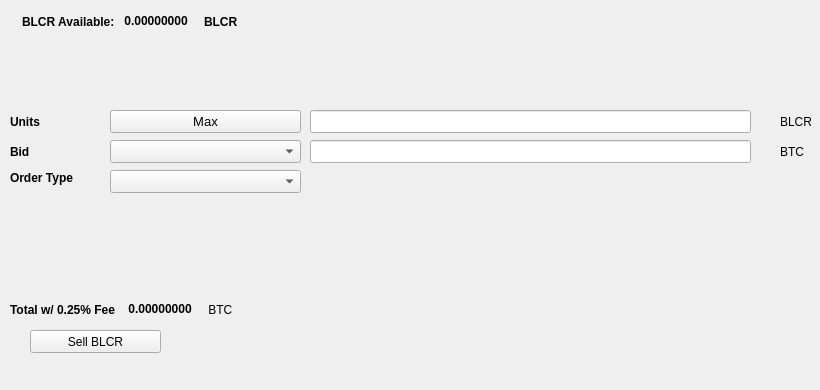
   <widget class="QWidget" name="SellTab">
    <attribute name="title">
     <string>Sell</string>
    </attribute>
    <widget class="QLabel" name="label_16">
     <property name="geometry">
      <rect>
       <x>780</x>
       <y>140</y>
       <width>31</width>
       <height>23</height>
      </rect>
     </property>
     <property name="text">
      <string>BTC</string>
     </property>
    </widget>
    <widget class="QComboBox" name="SellBidcomboBox">
     <property name="geometry">
      <rect>
       <x>110</x>
       <y>140</y>
       <width>191</width>
       <height>23</height>
      </rect>
     </property>
     <property name="font">
      <font>
       <pointsize>10</pointsize>
      </font>
     </property>
    </widget>
    <widget class="QLabel" name="label_18">
     <property name="geometry">
      <rect>
       <x>10</x>
       <y>110</y>
       <width>46</width>
       <height>23</height>
      </rect>
     </property>
     <property name="font">
      <font>
       <weight>75</weight>
       <bold>true</bold>
      </font>
     </property>
     <property name="text">
      <string>Units</string>
     </property>
    </widget>
    <widget class="QPushButton" name="Sell_Max_Amount">
     <property name="geometry">
      <rect>
       <x>110</x>
       <y>110</y>
       <width>191</width>
       <height>23</height>
      </rect>
     </property>
     <property name="font">
      <font>
       <pointsize>10</pointsize>
      </font>
     </property>
     <property name="text">
      <string>Max</string>
     </property>
    </widget>
    <widget class="QLabel" name="label_20">
     <property name="geometry">
      <rect>
       <x>10</x>
       <y>170</y>
       <width>91</width>
       <height>16</height>
      </rect>
     </property>
     <property name="font">
      <font>
       <weight>75</weight>
       <bold>true</bold>
      </font>
     </property>
     <property name="text">
      <string>Order Type</string>
     </property>
    </widget>
    <widget class="QComboBox" name="SellOrdertypeCombo">
     <property name="geometry">
      <rect>
       <x>110</x>
       <y>170</y>
       <width>191</width>
       <height>23</height>
      </rect>
     </property>
     <property name="font">
      <font>
       <pointsize>10</pointsize>
      </font>
     </property>
    </widget>
    <widget class="QLabel" name="label_21">
     <property name="geometry">
      <rect>
       <x>10</x>
       <y>140</y>
       <width>46</width>
       <height>23</height>
      </rect>
     </property>
     <property name="font">
      <font>
       <weight>75</weight>
       <bold>true</bold>
      </font>
     </property>
     <property name="text">
      <string>Bid</string>
     </property>
    </widget>
    <widget class="QLabel" name="label_22">
     <property name="geometry">
      <rect>
       <x>780</x>
       <y>110</y>
       <width>31</width>
       <height>23</height>
      </rect>
     </property>
     <property name="text">
      <string>BLCR</string>
     </property>
    </widget>
    <widget class="QLineEdit" name="UnitsInputBLCR">
     <property name="geometry">
      <rect>
       <x>310</x>
       <y>110</y>
       <width>441</width>
       <height>23</height>
      </rect>
     </property>
     <property name="font">
      <font>
       <pointsize>9</pointsize>
       <weight>75</weight>
       <bold>true</bold>
      </font>
     </property>
    </widget>
    <widget class="QLineEdit" name="SellBidPriceEdit">
     <property name="geometry">
      <rect>
       <x>310</x>
       <y>140</y>
       <width>441</width>
       <height>23</height>
      </rect>
     </property>
     <property name="font">
      <font>
       <pointsize>9</pointsize>
       <weight>75</weight>
       <bold>true</bold>
      </font>
     </property>
    </widget>
    <widget class="QPushButton" name="SellBLCRBTN">
     <property name="geometry">
      <rect>
       <x>30</x>
       <y>330</y>
       <width>131</width>
       <height>23</height>
      </rect>
     </property>
     <property name="text">
      <string>Sell BLCR</string>
     </property>
     <property name="icon">
      <iconset resource="../blacercoin">
       <normaloff>:/icons/bitcoin</normaloff>:/icons/bitcoin</iconset>
     </property>
    </widget>
    <widget class="QWidget" name="layoutWidget3">
     <property name="geometry">
      <rect>
       <x>22</x>
       <y>12</y>
       <width>258</width>
       <height>19</height>
      </rect>
     </property>
     <layout class="QHBoxLayout" name="horizontalLayout">
      <item>
       <widget class="QLabel" name="label232_2">
        <property name="font">
         <font>
          <weight>75</weight>
          <bold>true</bold>
         </font>
        </property>
        <property name="text">
         <string>BLCR Available:</string>
        </property>
       </widget>
      </item>
      <item>
       <widget class="QLabel" name="BLCRAvailableLabel">
        <property name="palette">
         <palette>
          <active>
           <colorrole role="WindowText">
            <brush brushstyle="SolidPattern">
             <color alpha="255">
              <red>0</red>
              <green>0</green>
              <blue>0</blue>
             </color>
            </brush>
           </colorrole>
           <colorrole role="Button">
            <brush brushstyle="SolidPattern">
             <color alpha="255">
              <red>0</red>
              <green>170</green>
              <blue>0</blue>
             </color>
            </brush>
           </colorrole>
           <colorrole role="Light">
            <brush brushstyle="SolidPattern">
             <color alpha="255">
              <red>0</red>
              <green>255</green>
              <blue>0</blue>
             </color>
            </brush>
           </colorrole>
           <colorrole role="Midlight">
            <brush brushstyle="SolidPattern">
             <color alpha="255">
              <red>0</red>
              <green>212</green>
              <blue>0</blue>
             </color>
            </brush>
           </colorrole>
           <colorrole role="Dark">
            <brush brushstyle="SolidPattern">
             <color alpha="255">
              <red>0</red>
              <green>85</green>
              <blue>0</blue>
             </color>
            </brush>
           </colorrole>
           <colorrole role="Mid">
            <brush brushstyle="SolidPattern">
             <color alpha="255">
              <red>0</red>
              <green>113</green>
              <blue>0</blue>
             </color>
            </brush>
           </colorrole>
           <colorrole role="Text">
            <brush brushstyle="SolidPattern">
             <color alpha="255">
              <red>0</red>
              <green>170</green>
              <blue>0</blue>
             </color>
            </brush>
           </colorrole>
           <colorrole role="BrightText">
            <brush brushstyle="SolidPattern">
             <color alpha="255">
              <red>255</red>
              <green>255</green>
              <blue>255</blue>
             </color>
            </brush>
           </colorrole>
           <colorrole role="ButtonText">
            <brush brushstyle="SolidPattern">
             <color alpha="255">
              <red>0</red>
              <green>0</green>
              <blue>0</blue>
             </color>
            </brush>
           </colorrole>
           <colorrole role="Base">
            <brush brushstyle="SolidPattern">
             <color alpha="255">
              <red>255</red>
              <green>255</green>
              <blue>255</blue>
             </color>
            </brush>
           </colorrole>
           <colorrole role="Window">
            <brush brushstyle="SolidPattern">
             <color alpha="255">
              <red>0</red>
              <green>170</green>
              <blue>0</blue>
             </color>
            </brush>
           </colorrole>
           <colorrole role="Shadow">
            <brush brushstyle="SolidPattern">
             <color alpha="255">
              <red>0</red>
              <green>0</green>
              <blue>0</blue>
             </color>
            </brush>
           </colorrole>
           <colorrole role="AlternateBase">
            <brush brushstyle="SolidPattern">
             <color alpha="255">
              <red>127</red>
              <green>212</green>
              <blue>127</blue>
             </color>
            </brush>
           </colorrole>
           <colorrole role="ToolTipBase">
            <brush brushstyle="SolidPattern">
             <color alpha="255">
              <red>255</red>
              <green>255</green>
              <blue>220</blue>
             </color>
            </brush>
           </colorrole>
           <colorrole role="ToolTipText">
            <brush brushstyle="SolidPattern">
             <color alpha="255">
              <red>0</red>
              <green>0</green>
              <blue>0</blue>
             </color>
            </brush>
           </colorrole>
          </active>
          <inactive>
           <colorrole role="WindowText">
            <brush brushstyle="SolidPattern">
             <color alpha="255">
              <red>0</red>
              <green>0</green>
              <blue>0</blue>
             </color>
            </brush>
           </colorrole>
           <colorrole role="Button">
            <brush brushstyle="SolidPattern">
             <color alpha="255">
              <red>0</red>
              <green>170</green>
              <blue>0</blue>
             </color>
            </brush>
           </colorrole>
           <colorrole role="Light">
            <brush brushstyle="SolidPattern">
             <color alpha="255">
              <red>0</red>
              <green>255</green>
              <blue>0</blue>
             </color>
            </brush>
           </colorrole>
           <colorrole role="Midlight">
            <brush brushstyle="SolidPattern">
             <color alpha="255">
              <red>0</red>
              <green>212</green>
              <blue>0</blue>
             </color>
            </brush>
           </colorrole>
           <colorrole role="Dark">
            <brush brushstyle="SolidPattern">
             <color alpha="255">
              <red>0</red>
              <green>85</green>
              <blue>0</blue>
             </color>
            </brush>
           </colorrole>
           <colorrole role="Mid">
            <brush brushstyle="SolidPattern">
             <color alpha="255">
              <red>0</red>
              <green>113</green>
              <blue>0</blue>
             </color>
            </brush>
           </colorrole>
           <colorrole role="Text">
            <brush brushstyle="SolidPattern">
             <color alpha="255">
              <red>0</red>
              <green>170</green>
              <blue>0</blue>
             </color>
            </brush>
           </colorrole>
           <colorrole role="BrightText">
            <brush brushstyle="SolidPattern">
             <color alpha="255">
              <red>255</red>
              <green>255</green>
              <blue>255</blue>
             </color>
            </brush>
           </colorrole>
           <colorrole role="ButtonText">
            <brush brushstyle="SolidPattern">
             <color alpha="255">
              <red>0</red>
              <green>0</green>
              <blue>0</blue>
             </color>
            </brush>
           </colorrole>
           <colorrole role="Base">
            <brush brushstyle="SolidPattern">
             <color alpha="255">
              <red>255</red>
              <green>255</green>
              <blue>255</blue>
             </color>
            </brush>
           </colorrole>
           <colorrole role="Window">
            <brush brushstyle="SolidPattern">
             <color alpha="255">
              <red>0</red>
              <green>170</green>
              <blue>0</blue>
             </color>
            </brush>
           </colorrole>
           <colorrole role="Shadow">
            <brush brushstyle="SolidPattern">
             <color alpha="255">
              <red>0</red>
              <green>0</green>
              <blue>0</blue>
             </color>
            </brush>
           </colorrole>
           <colorrole role="AlternateBase">
            <brush brushstyle="SolidPattern">
             <color alpha="255">
              <red>127</red>
              <green>212</green>
              <blue>127</blue>
             </color>
            </brush>
           </colorrole>
           <colorrole role="ToolTipBase">
            <brush brushstyle="SolidPattern">
             <color alpha="255">
              <red>255</red>
              <green>255</green>
              <blue>220</blue>
             </color>
            </brush>
           </colorrole>
           <colorrole role="ToolTipText">
            <brush brushstyle="SolidPattern">
             <color alpha="255">
              <red>0</red>
              <green>0</green>
              <blue>0</blue>
             </color>
            </brush>
           </colorrole>
          </inactive>
          <disabled>
           <colorrole role="WindowText">
            <brush brushstyle="SolidPattern">
             <color alpha="255">
              <red>0</red>
              <green>85</green>
              <blue>0</blue>
             </color>
            </brush>
           </colorrole>
           <colorrole role="Button">
            <brush brushstyle="SolidPattern">
             <color alpha="255">
              <red>0</red>
              <green>170</green>
              <blue>0</blue>
             </color>
            </brush>
           </colorrole>
           <colorrole role="Light">
            <brush brushstyle="SolidPattern">
             <color alpha="255">
              <red>0</red>
              <green>255</green>
              <blue>0</blue>
             </color>
            </brush>
           </colorrole>
           <colorrole role="Midlight">
            <brush brushstyle="SolidPattern">
             <color alpha="255">
              <red>0</red>
              <green>212</green>
              <blue>0</blue>
             </color>
            </brush>
           </colorrole>
           <colorrole role="Dark">
            <brush brushstyle="SolidPattern">
             <color alpha="255">
              <red>0</red>
              <green>85</green>
              <blue>0</blue>
             </color>
            </brush>
           </colorrole>
           <colorrole role="Mid">
            <brush brushstyle="SolidPattern">
             <color alpha="255">
              <red>0</red>
              <green>113</green>
              <blue>0</blue>
             </color>
            </brush>
           </colorrole>
           <colorrole role="Text">
            <brush brushstyle="SolidPattern">
             <color alpha="255">
              <red>0</red>
              <green>85</green>
              <blue>0</blue>
             </color>
            </brush>
           </colorrole>
           <colorrole role="BrightText">
            <brush brushstyle="SolidPattern">
             <color alpha="255">
              <red>255</red>
              <green>255</green>
              <blue>255</blue>
             </color>
            </brush>
           </colorrole>
           <colorrole role="ButtonText">
            <brush brushstyle="SolidPattern">
             <color alpha="255">
              <red>0</red>
              <green>85</green>
              <blue>0</blue>
             </color>
            </brush>
           </colorrole>
           <colorrole role="Base">
            <brush brushstyle="SolidPattern">
             <color alpha="255">
              <red>0</red>
              <green>170</green>
              <blue>0</blue>
             </color>
            </brush>
           </colorrole>
           <colorrole role="Window">
            <brush brushstyle="SolidPattern">
             <color alpha="255">
              <red>0</red>
              <green>170</green>
              <blue>0</blue>
             </color>
            </brush>
           </colorrole>
           <colorrole role="Shadow">
            <brush brushstyle="SolidPattern">
             <color alpha="255">
              <red>0</red>
              <green>0</green>
              <blue>0</blue>
             </color>
            </brush>
           </colorrole>
           <colorrole role="AlternateBase">
            <brush brushstyle="SolidPattern">
             <color alpha="255">
              <red>0</red>
              <green>170</green>
              <blue>0</blue>
             </color>
            </brush>
           </colorrole>
           <colorrole role="ToolTipBase">
            <brush brushstyle="SolidPattern">
             <color alpha="255">
              <red>255</red>
              <green>255</green>
              <blue>220</blue>
             </color>
            </brush>
           </colorrole>
           <colorrole role="ToolTipText">
            <brush brushstyle="SolidPattern">
             <color alpha="255">
              <red>0</red>
              <green>0</green>
              <blue>0</blue>
             </color>
            </brush>
           </colorrole>
          </disabled>
         </palette>
        </property>
        <property name="font">
         <font>
          <weight>75</weight>
          <bold>true</bold>
         </font>
        </property>
        <property name="text">
         <string> 0.00000000 </string>
        </property>
        <property name="textInteractionFlags">
         <set>Qt::LinksAccessibleByMouse|Qt::TextSelectableByKeyboard|Qt::TextSelectableByMouse</set>
        </property>
       </widget>
      </item>
      <item>
       <widget class="QLabel" name="labelBLCR">
        <property name="font">
         <font>
          <weight>75</weight>
          <bold>true</bold>
         </font>
        </property>
        <property name="text">
         <string>BLCR</string>
        </property>
       </widget>
      </item>
     </layout>
    </widget>
    <widget class="QWidget" name="layoutWidget">
     <property name="geometry">
      <rect>
       <x>10</x>
       <y>300</y>
       <width>268</width>
       <height>19</height>
      </rect>
     </property>
     <layout class="QHBoxLayout" name="horizontalLayout_2">
      <item>
       <widget class="QLabel" name="label_19">
        <property name="font">
         <font>
          <weight>75</weight>
          <bold>true</bold>
         </font>
        </property>
        <property name="text">
         <string>Total w/ 0.25% Fee </string>
        </property>
       </widget>
      </item>
      <item>
       <widget class="QLabel" name="SellCostLabel">
        <property name="palette">
         <palette>
          <active>
           <colorrole role="WindowText">
            <brush brushstyle="SolidPattern">
             <color alpha="255">
              <red>0</red>
              <green>0</green>
              <blue>0</blue>
             </color>
            </brush>
           </colorrole>
           <colorrole role="Button">
            <brush brushstyle="SolidPattern">
             <color alpha="255">
              <red>0</red>
              <green>170</green>
              <blue>0</blue>
             </color>
            </brush>
           </colorrole>
           <colorrole role="Light">
            <brush brushstyle="SolidPattern">
             <color alpha="255">
              <red>0</red>
              <green>255</green>
              <blue>0</blue>
             </color>
            </brush>
           </colorrole>
           <colorrole role="Midlight">
            <brush brushstyle="SolidPattern">
             <color alpha="255">
              <red>0</red>
              <green>212</green>
              <blue>0</blue>
             </color>
            </brush>
           </colorrole>
           <colorrole role="Dark">
            <brush brushstyle="SolidPattern">
             <color alpha="255">
              <red>0</red>
              <green>85</green>
              <blue>0</blue>
             </color>
            </brush>
           </colorrole>
           <colorrole role="Mid">
            <brush brushstyle="SolidPattern">
             <color alpha="255">
              <red>0</red>
              <green>113</green>
              <blue>0</blue>
             </color>
            </brush>
           </colorrole>
           <colorrole role="Text">
            <brush brushstyle="SolidPattern">
             <color alpha="255">
              <red>0</red>
              <green>170</green>
              <blue>0</blue>
             </color>
            </brush>
           </colorrole>
           <colorrole role="BrightText">
            <brush brushstyle="SolidPattern">
             <color alpha="255">
              <red>255</red>
              <green>255</green>
              <blue>255</blue>
             </color>
            </brush>
           </colorrole>
           <colorrole role="ButtonText">
            <brush brushstyle="SolidPattern">
             <color alpha="255">
              <red>0</red>
              <green>0</green>
              <blue>0</blue>
             </color>
            </brush>
           </colorrole>
           <colorrole role="Base">
            <brush brushstyle="SolidPattern">
             <color alpha="255">
              <red>255</red>
              <green>255</green>
              <blue>255</blue>
             </color>
            </brush>
           </colorrole>
           <colorrole role="Window">
            <brush brushstyle="SolidPattern">
             <color alpha="255">
              <red>0</red>
              <green>170</green>
              <blue>0</blue>
             </color>
            </brush>
           </colorrole>
           <colorrole role="Shadow">
            <brush brushstyle="SolidPattern">
             <color alpha="255">
              <red>0</red>
              <green>0</green>
              <blue>0</blue>
             </color>
            </brush>
           </colorrole>
           <colorrole role="AlternateBase">
            <brush brushstyle="SolidPattern">
             <color alpha="255">
              <red>127</red>
              <green>212</green>
              <blue>127</blue>
             </color>
            </brush>
           </colorrole>
           <colorrole role="ToolTipBase">
            <brush brushstyle="SolidPattern">
             <color alpha="255">
              <red>255</red>
              <green>255</green>
              <blue>220</blue>
             </color>
            </brush>
           </colorrole>
           <colorrole role="ToolTipText">
            <brush brushstyle="SolidPattern">
             <color alpha="255">
              <red>0</red>
              <green>0</green>
              <blue>0</blue>
             </color>
            </brush>
           </colorrole>
          </active>
          <inactive>
           <colorrole role="WindowText">
            <brush brushstyle="SolidPattern">
             <color alpha="255">
              <red>0</red>
              <green>0</green>
              <blue>0</blue>
             </color>
            </brush>
           </colorrole>
           <colorrole role="Button">
            <brush brushstyle="SolidPattern">
             <color alpha="255">
              <red>0</red>
              <green>170</green>
              <blue>0</blue>
             </color>
            </brush>
           </colorrole>
           <colorrole role="Light">
            <brush brushstyle="SolidPattern">
             <color alpha="255">
              <red>0</red>
              <green>255</green>
              <blue>0</blue>
             </color>
            </brush>
           </colorrole>
           <colorrole role="Midlight">
            <brush brushstyle="SolidPattern">
             <color alpha="255">
              <red>0</red>
              <green>212</green>
              <blue>0</blue>
             </color>
            </brush>
           </colorrole>
           <colorrole role="Dark">
            <brush brushstyle="SolidPattern">
             <color alpha="255">
              <red>0</red>
              <green>85</green>
              <blue>0</blue>
             </color>
            </brush>
           </colorrole>
           <colorrole role="Mid">
            <brush brushstyle="SolidPattern">
             <color alpha="255">
              <red>0</red>
              <green>113</green>
              <blue>0</blue>
             </color>
            </brush>
           </colorrole>
           <colorrole role="Text">
            <brush brushstyle="SolidPattern">
             <color alpha="255">
              <red>0</red>
              <green>170</green>
              <blue>0</blue>
             </color>
            </brush>
           </colorrole>
           <colorrole role="BrightText">
            <brush brushstyle="SolidPattern">
             <color alpha="255">
              <red>255</red>
              <green>255</green>
              <blue>255</blue>
             </color>
            </brush>
           </colorrole>
           <colorrole role="ButtonText">
            <brush brushstyle="SolidPattern">
             <color alpha="255">
              <red>0</red>
              <green>0</green>
              <blue>0</blue>
             </color>
            </brush>
           </colorrole>
           <colorrole role="Base">
            <brush brushstyle="SolidPattern">
             <color alpha="255">
              <red>255</red>
              <green>255</green>
              <blue>255</blue>
             </color>
            </brush>
           </colorrole>
           <colorrole role="Window">
            <brush brushstyle="SolidPattern">
             <color alpha="255">
              <red>0</red>
              <green>170</green>
              <blue>0</blue>
             </color>
            </brush>
           </colorrole>
           <colorrole role="Shadow">
            <brush brushstyle="SolidPattern">
             <color alpha="255">
              <red>0</red>
              <green>0</green>
              <blue>0</blue>
             </color>
            </brush>
           </colorrole>
           <colorrole role="AlternateBase">
            <brush brushstyle="SolidPattern">
             <color alpha="255">
              <red>127</red>
              <green>212</green>
              <blue>127</blue>
             </color>
            </brush>
           </colorrole>
           <colorrole role="ToolTipBase">
            <brush brushstyle="SolidPattern">
             <color alpha="255">
              <red>255</red>
              <green>255</green>
              <blue>220</blue>
             </color>
            </brush>
           </colorrole>
           <colorrole role="ToolTipText">
            <brush brushstyle="SolidPattern">
             <color alpha="255">
              <red>0</red>
              <green>0</green>
              <blue>0</blue>
             </color>
            </brush>
           </colorrole>
          </inactive>
          <disabled>
           <colorrole role="WindowText">
            <brush brushstyle="SolidPattern">
             <color alpha="255">
              <red>0</red>
              <green>85</green>
              <blue>0</blue>
             </color>
            </brush>
           </colorrole>
           <colorrole role="Button">
            <brush brushstyle="SolidPattern">
             <color alpha="255">
              <red>0</red>
              <green>170</green>
              <blue>0</blue>
             </color>
            </brush>
           </colorrole>
           <colorrole role="Light">
            <brush brushstyle="SolidPattern">
             <color alpha="255">
              <red>0</red>
              <green>255</green>
              <blue>0</blue>
             </color>
            </brush>
           </colorrole>
           <colorrole role="Midlight">
            <brush brushstyle="SolidPattern">
             <color alpha="255">
              <red>0</red>
              <green>212</green>
              <blue>0</blue>
             </color>
            </brush>
           </colorrole>
           <colorrole role="Dark">
            <brush brushstyle="SolidPattern">
             <color alpha="255">
              <red>0</red>
              <green>85</green>
              <blue>0</blue>
             </color>
            </brush>
           </colorrole>
           <colorrole role="Mid">
            <brush brushstyle="SolidPattern">
             <color alpha="255">
              <red>0</red>
              <green>113</green>
              <blue>0</blue>
             </color>
            </brush>
           </colorrole>
           <colorrole role="Text">
            <brush brushstyle="SolidPattern">
             <color alpha="255">
              <red>0</red>
              <green>85</green>
              <blue>0</blue>
             </color>
            </brush>
           </colorrole>
           <colorrole role="BrightText">
            <brush brushstyle="SolidPattern">
             <color alpha="255">
              <red>255</red>
              <green>255</green>
              <blue>255</blue>
             </color>
            </brush>
           </colorrole>
           <colorrole role="ButtonText">
            <brush brushstyle="SolidPattern">
             <color alpha="255">
              <red>0</red>
              <green>85</green>
              <blue>0</blue>
             </color>
            </brush>
           </colorrole>
           <colorrole role="Base">
            <brush brushstyle="SolidPattern">
             <color alpha="255">
              <red>0</red>
              <green>170</green>
              <blue>0</blue>
             </color>
            </brush>
           </colorrole>
           <colorrole role="Window">
            <brush brushstyle="SolidPattern">
             <color alpha="255">
              <red>0</red>
              <green>170</green>
              <blue>0</blue>
             </color>
            </brush>
           </colorrole>
           <colorrole role="Shadow">
            <brush brushstyle="SolidPattern">
             <color alpha="255">
              <red>0</red>
              <green>0</green>
              <blue>0</blue>
             </color>
            </brush>
           </colorrole>
           <colorrole role="AlternateBase">
            <brush brushstyle="SolidPattern">
             <color alpha="255">
              <red>0</red>
              <green>170</green>
              <blue>0</blue>
             </color>
            </brush>
           </colorrole>
           <colorrole role="ToolTipBase">
            <brush brushstyle="SolidPattern">
             <color alpha="255">
              <red>255</red>
              <green>255</green>
              <blue>220</blue>
             </color>
            </brush>
           </colorrole>
           <colorrole role="ToolTipText">
            <brush brushstyle="SolidPattern">
             <color alpha="255">
              <red>0</red>
              <green>0</green>
              <blue>0</blue>
             </color>
            </brush>
           </colorrole>
          </disabled>
         </palette>
        </property>
        <property name="font">
         <font>
          <weight>75</weight>
          <bold>true</bold>
         </font>
        </property>
        <property name="autoFillBackground">
         <bool>false</bool>
        </property>
        <property name="text">
         <string> 0.00000000</string>
        </property>
        <property name="textInteractionFlags">
         <set>Qt::LinksAccessibleByMouse|Qt::TextSelectableByMouse</set>
        </property>
       </widget>
      </item>
      <item>
       <widget class="QLabel" name="label_17">
        <property name="font">
         <font>
          <weight>50</weight>
          <bold>false</bold>
         </font>
        </property>
        <property name="text">
         <string> BTC</string>
        </property>
       </widget>
      </item>
     </layout>
    </widget>
    <widget class="QLabel" name="label_23">
     <property name="geometry">
      <rect>
       <x>460</x>
       <y>300</y>
       <width>281</width>
       <height>81</height>
      </rect>
     </property>
     <property name="text">
      <string/>
     </property>
     <property name="pixmap">
      <pixmap>:/images/bittrex</pixmap>
     </property>
    </widget>
   </widget>
